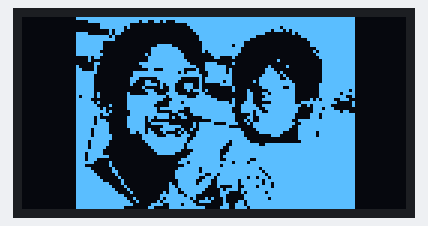
Recording of a sketch running on a simulated ESP32. Shown: 128×64 one-colour display. What the sketch prints to the serial monitor is not drawn.

Above: at 0.1 s.

The sketch:

car_controller.ino
```cpp
#include <Wire.h>
#include <Adafruit_GFX.h>
#include <Adafruit_SH110X.h>

// -------- PIN CONFIGURATION --------
#define TOUCH_PIN 27
#define RED_LED 25
#define GREEN_LED 26

#define OLED_SDA 21
#define OLED_SCL 22

// -------- OLED CONFIGURATION --------
#define SCREEN_WIDTH 128
#define SCREEN_HEIGHT 64
#define OLED_ADDRESS 0x3C

Adafruit_SH1106G display(
  SCREEN_WIDTH,
  SCREEN_HEIGHT,
  &Wire,
  -1
);
const uint8_t frame_00[] PROGMEM = {
  0x00, 0x00, 0x3f, 0xff, 0xff, 0xff, 0xff, 0xff, 0xff, 0xff, 0xff, 0xff, 0xff, 0xfe, 0x00, 0x00,
  0x00, 0x00, 0x03, 0xff, 0xfe, 0xcd, 0x1f, 0xff, 0xff, 0xff, 0xff, 0xff, 0xff, 0xfe, 0x00, 0x00,
  0x00, 0x00, 0x00, 0x3f, 0xf0, 0x00, 0x01, 0xff, 0xff, 0xff, 0xff, 0xff, 0xff, 0xfe, 0x00, 0x00,
  0x00, 0x00, 0x00, 0x3f, 0xd0, 0x00, 0x00, 0xff, 0xff, 0xff, 0xfd, 0xff, 0xff, 0xfe, 0x00, 0x00,
  0x00, 0x00, 0x00, 0x05, 0xc0, 0x00, 0x00, 0x7f, 0xff, 0xff, 0xee, 0xbf, 0xff, 0xfe, 0x00, 0x00,
  0x00, 0x00, 0x3c, 0x05, 0x80, 0x00, 0x00, 0x3f, 0xff, 0xff, 0x80, 0x2f, 0xff, 0xfe, 0x00, 0x00,
  0x00, 0x00, 0x3f, 0xfa, 0x00, 0x00, 0x00, 0x1f, 0xff, 0xfc, 0x00, 0x07, 0xff, 0xfe, 0x00, 0x00,
  0x00, 0x00, 0x3f, 0xfe, 0x00, 0x00, 0x00, 0x1f, 0xff, 0xf0, 0x00, 0x01, 0xff, 0xfe, 0x00, 0x00,
  0x00, 0x00, 0x3f, 0xe0, 0x00, 0x00, 0x00, 0x0f, 0xff, 0xc0, 0x00, 0x00, 0xff, 0xfe, 0x00, 0x00,
  0x00, 0x00, 0x3f, 0xe0, 0x00, 0x07, 0xc0, 0x0f, 0xfd, 0xc0, 0x00, 0x00, 0xff, 0xfe, 0x00, 0x00,
  0x00, 0x00, 0x3f, 0xe0, 0x00, 0x1f, 0xf0, 0x0f, 0xff, 0x80, 0x00, 0x00, 0x3f, 0xfe, 0x00, 0x00,
  0x00, 0x00, 0x3f, 0xc0, 0x00, 0x1f, 0xf8, 0x0b, 0xff, 0x80, 0x00, 0x00, 0x5f, 0xfe, 0x00, 0x00,
  0x00, 0x00, 0x3f, 0xe0, 0x00, 0x5f, 0xfc, 0x01, 0xff, 0x00, 0x00, 0x00, 0x3f, 0xfe, 0x00, 0x00,
  0x00, 0x00, 0x02, 0xc0, 0x00, 0x3f, 0xfc, 0x00, 0xc2, 0x00, 0x00, 0x00, 0x1f, 0xfe, 0x00, 0x00,
  0x00, 0x00, 0x02, 0x00, 0x00, 0x3f, 0xfe, 0x00, 0x00, 0x00, 0x04, 0x00, 0x0f, 0xfe, 0x00, 0x00,
  0x00, 0x00, 0x00, 0xc0, 0x01, 0xff, 0xff, 0x07, 0x82, 0x00, 0x00, 0x00, 0x0f, 0xfe, 0x00, 0x00,
  0x00, 0x00, 0x20, 0x80, 0x00, 0xff, 0xff, 0xc7, 0xf0, 0x00, 0x20, 0x80, 0x0f, 0xfe, 0x00, 0x00,
  0x00, 0x00, 0x30, 0x80, 0x00, 0x31, 0xfc, 0x27, 0xf4, 0x00, 0x70, 0x00, 0x0f, 0xfe, 0x00, 0x00,
  0x00, 0x00, 0x3f, 0x80, 0x07, 0xff, 0xf5, 0xe3, 0xf4, 0x00, 0x7a, 0x00, 0x0f, 0xfe, 0x00, 0x00,
  0x00, 0x00, 0x3f, 0x00, 0x07, 0xff, 0xff, 0xf3, 0xfc, 0x00, 0xfd, 0x00, 0x0f, 0xfe, 0x00, 0x00,
  0x00, 0x00, 0x3f, 0x00, 0x0e, 0x07, 0xf8, 0x17, 0xfc, 0x01, 0xfc, 0x80, 0x0f, 0xfe, 0x00, 0x00,
  0x00, 0x00, 0x3f, 0x00, 0x0c, 0x63, 0xf0, 0x17, 0xec, 0x05, 0xff, 0xc0, 0x0f, 0xfe, 0x00, 0x00,
  0x00, 0x00, 0x3f, 0x00, 0x08, 0x7a, 0xe3, 0x90, 0x3c, 0x01, 0xff, 0xe0, 0x1f, 0xfe, 0x00, 0x00,
  0x00, 0x00, 0x3f, 0x00, 0x00, 0x82, 0x63, 0x90, 0x02, 0x00, 0xfe, 0x60, 0x1f, 0xfe, 0x00, 0x00,
  0x00, 0x00, 0x3f, 0x00, 0x00, 0x70, 0x61, 0x74, 0x02, 0x10, 0x3f, 0xe0, 0x1f, 0xfa, 0x00, 0x00,
  0x00, 0x00, 0x3f, 0x40, 0x10, 0x38, 0xf0, 0x18, 0x00, 0x18, 0xdf, 0xe0, 0x1f, 0xde, 0x00, 0x00,
  0x00, 0x00, 0x2f, 0x40, 0x1f, 0xff, 0x7e, 0x3e, 0x00, 0x18, 0x7f, 0xe0, 0x1f, 0xf2, 0x00, 0x00,
  0x00, 0x00, 0x3e, 0x00, 0x1f, 0xfe, 0x3f, 0xff, 0x82, 0x18, 0xff, 0xe0, 0xaf, 0x38, 0x00, 0x00,
  0x00, 0x00, 0x3f, 0x40, 0x1f, 0xf8, 0x7b, 0xff, 0xfa, 0x38, 0x1f, 0xe7, 0xff, 0x82, 0x00, 0x00,
  0x00, 0x00, 0x3f, 0x84, 0x1f, 0xf0, 0x7f, 0xff, 0xfe, 0x7c, 0xff, 0xf9, 0x7e, 0x02, 0x00, 0x00,
  0x00, 0x00, 0x3f, 0xd0, 0x1f, 0xfb, 0xfc, 0xff, 0xfc, 0x7e, 0x7f, 0xf0, 0x77, 0x00, 0x00, 0x00,
  0x00, 0x00, 0x3f, 0xf4, 0x0f, 0xf8, 0x30, 0xff, 0xfc, 0x7b, 0x3f, 0xf0, 0x7f, 0xd8, 0x00, 0x00,
  0x00, 0x00, 0x3f, 0xd8, 0x0f, 0xff, 0x8c, 0x7f, 0xfe, 0x0b, 0xff, 0xe0, 0xef, 0xfe, 0x00, 0x00,
  0x00, 0x00, 0x3f, 0x40, 0x1f, 0xb7, 0xa6, 0x0f, 0xfe, 0x19, 0xff, 0xe0, 0xef, 0xfe, 0x00, 0x00,
  0x00, 0x00, 0x3f, 0x70, 0x1f, 0xa0, 0x00, 0x01, 0xfe, 0x29, 0xff, 0xcf, 0xff, 0xfe, 0x00, 0x00,
  0x00, 0x00, 0x3f, 0x78, 0x1f, 0x9f, 0x80, 0x5f, 0x0f, 0x17, 0xff, 0xe7, 0xff, 0xfe, 0x00, 0x00,
  0x00, 0x00, 0x3f, 0xf8, 0x1f, 0x81, 0xf8, 0x5f, 0xf8, 0x07, 0xff, 0xcf, 0xff, 0xfe, 0x00, 0x00,
  0x00, 0x00, 0x3e, 0xf8, 0x0f, 0xa3, 0xe4, 0x9f, 0xff, 0x83, 0xff, 0x8f, 0xff, 0xfe, 0x00, 0x00,
  0x00, 0x00, 0x3e, 0xf8, 0x0d, 0xb1, 0x0a, 0x3f, 0xff, 0xc1, 0xfe, 0x0f, 0xdf, 0xfe, 0x00, 0x00,
  0x00, 0x00, 0x3e, 0xfc, 0x00, 0xf8, 0xe7, 0x3f, 0xff, 0xc0, 0x1c, 0x0f, 0xdf, 0xfe, 0x00, 0x00,
  0x00, 0x00, 0x3f, 0xfc, 0x00, 0xff, 0xfe, 0x7f, 0xff, 0xe0, 0x00, 0x0f, 0xff, 0xfe, 0x00, 0x00,
  0x00, 0x00, 0x3d, 0xf8, 0x00, 0x7f, 0xfe, 0xff, 0xfb, 0xf0, 0x00, 0x07, 0xff, 0xfe, 0x00, 0x00,
  0x00, 0x00, 0x3d, 0xf8, 0x00, 0x3f, 0xfd, 0xff, 0xf3, 0xfe, 0x7f, 0xff, 0xff, 0xfe, 0x00, 0x00,
  0x00, 0x00, 0x3d, 0xf0, 0x00, 0x1f, 0xfd, 0xff, 0xe7, 0xff, 0xff, 0xff, 0xff, 0xfe, 0x00, 0x00,
  0x00, 0x00, 0x3f, 0xe0, 0x00, 0x0f, 0xf8, 0x7f, 0xc7, 0xff, 0xff, 0xff, 0xff, 0xfe, 0x00, 0x00,
  0x00, 0x00, 0x3b, 0xe0, 0x00, 0x07, 0xe0, 0xff, 0xcf, 0xff, 0xff, 0xff, 0xff, 0xfe, 0x00, 0x00,
  0x00, 0x00, 0x3b, 0xf8, 0x00, 0x00, 0x01, 0xff, 0xdf, 0xff, 0xff, 0xff, 0xff, 0xfe, 0x00, 0x00,
  0x00, 0x00, 0x3b, 0x80, 0x00, 0x00, 0x07, 0xff, 0xcf, 0xf3, 0xff, 0xff, 0xff, 0xfe, 0x00, 0x00,
  0x00, 0x00, 0x3f, 0x04, 0x00, 0x00, 0x0e, 0xff, 0xfd, 0xef, 0xff, 0xff, 0xff, 0xfe, 0x00, 0x00,
  0x00, 0x00, 0x38, 0x04, 0x00, 0x00, 0x03, 0xff, 0xdf, 0xff, 0xff, 0xff, 0xff, 0xfe, 0x00, 0x00,
  0x00, 0x00, 0x3e, 0x02, 0x00, 0x00, 0x0f, 0xef, 0xff, 0xfe, 0xff, 0xff, 0xff, 0xfe, 0x00, 0x00,
  0x00, 0x00, 0x3f, 0x03, 0x00, 0x00, 0x1f, 0xef, 0xff, 0xff, 0x7f, 0xff, 0xff, 0xfe, 0x00, 0x00,
  0x00, 0x00, 0x3f, 0x81, 0x00, 0x00, 0x1f, 0xf9, 0xbf, 0xff, 0xbf, 0xff, 0xff, 0xfe, 0x00, 0x00,
  0x00, 0x00, 0x3f, 0xc0, 0x80, 0x00, 0x1f, 0xe7, 0x7f, 0xed, 0xdf, 0xff, 0xff, 0xfe, 0x00, 0x00,
  0x00, 0x00, 0x3f, 0xe0, 0x40, 0x00, 0x0f, 0xce, 0x7f, 0x7f, 0x7f, 0xff, 0xff, 0xfe, 0x00, 0x00,
  0x00, 0x00, 0x3f, 0xf8, 0x40, 0x00, 0x4f, 0xde, 0x7f, 0x7f, 0x6f, 0xff, 0xff, 0xfe, 0x00, 0x00,
  0x00, 0x00, 0x3f, 0xfc, 0x20, 0x00, 0x6f, 0xfc, 0x43, 0x3d, 0xef, 0xff, 0xff, 0xfe, 0x00, 0x00,
  0x00, 0x00, 0x3f, 0xfe, 0x10, 0x00, 0x77, 0xf8, 0x2f, 0x7f, 0xff, 0xff, 0xff, 0xfe, 0x00, 0x00,
  0x00, 0x00, 0x3f, 0xff, 0x08, 0x01, 0x73, 0xf0, 0x38, 0x5f, 0xbf, 0xff, 0xff, 0xfe, 0x00, 0x00,
  0x00, 0x00, 0x3f, 0xff, 0xc0, 0x03, 0xfd, 0xc0, 0x30, 0x3f, 0xff, 0xff, 0xff, 0xfe, 0x00, 0x00,
  0x00, 0x00, 0x3f, 0xff, 0xe4, 0x02, 0xff, 0x45, 0x10, 0x3f, 0xdf, 0xff, 0xff, 0xfe, 0x00, 0x00,
  0x00, 0x00, 0x3f, 0xff, 0xf2, 0x05, 0xff, 0x9e, 0x10, 0xdf, 0xff, 0xff, 0xff, 0xfe, 0x00, 0x00,
  0x00, 0x00, 0x3f, 0xff, 0xf8, 0x1e, 0x7b, 0xc0, 0x19, 0xdf, 0xff, 0xff, 0xff, 0xfe, 0x00, 0x00,
  0x00, 0x00, 0x3f, 0xff, 0xc0, 0x30, 0x7f, 0xf8, 0x39, 0xef, 0xff, 0xff, 0xff, 0xfe, 0x00, 0x00
};

const uint8_t* const frames[] PROGMEM = {
  frame_00
};

const uint8_t FRAME_COUNT = 1;

const uint16_t FRAME_DELAY = 100; // ms
// -------- MAIN LOOP --------
void setup() {

  Serial.begin(115200);

  // Initialize I2C for ESP32
  Wire.begin(OLED_SDA, OLED_SCL);

  // Initialize OLED
 if (!display.begin(OLED_ADDRESS, true)) {
    Serial.println("OLED initialization failed!");
    while (true);
  }

  Serial.println("OLED initialized successfully!");

  display.clearDisplay();
  display.display();
}

void loop() {

  for (uint8_t i = 0; i < FRAME_COUNT; i++) {

    display.clearDisplay();

    const uint8_t* bitmap =
      (const uint8_t*)pgm_read_ptr(&frames[i]);

    display.drawBitmap(
      0,
      0,
      bitmap,
      SCREEN_WIDTH,
      SCREEN_HEIGHT,
      SH110X_WHITE
    );

    display.display();


  }
}
```
